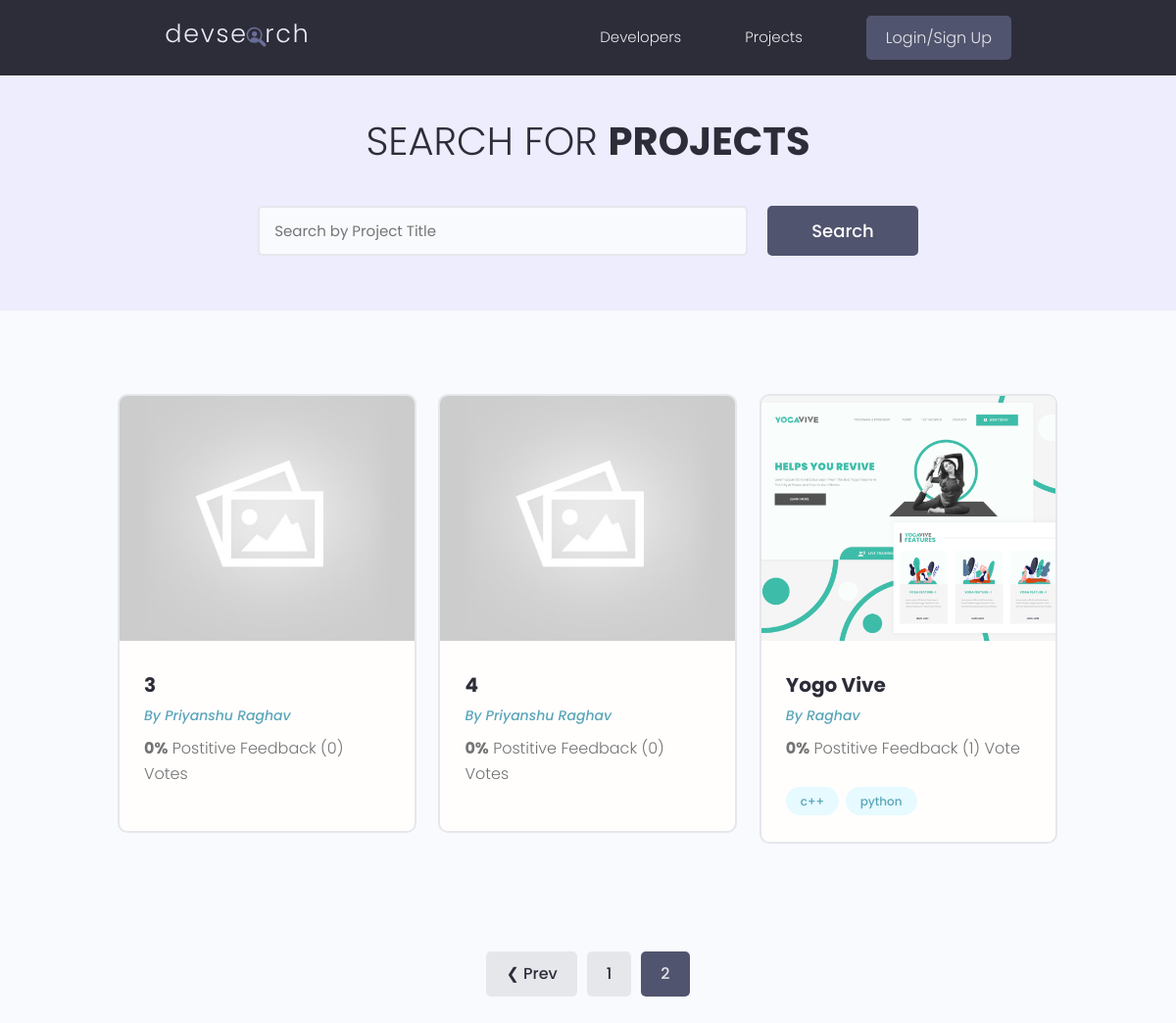
Screenshot of /projects/?page=2 with the database file from the repository.
### projects/models.py (models this page shows, shortened)
class Project(models.Model):
    owner=models.ForeignKey(Profile,on_delete=models.CASCADE,null=True,blank=True)
    title=models.CharField(max_length=200)
    description=models.TextField(null=True,blank=True)
    featured_image=models.ImageField(
        null=True,blank=True,default="default.jpg")
    demo_link=models.CharField(max_length=2000,null=True,blank=True)
    source_link=models.CharField(max_length=2000,null=True,blank=True)
    tags=models.ManyToManyField('Tag',blank=True)
    vote_total=models.IntegerField(default=0,null=True,blank=True)
    vote_ratio=models.IntegerField(default=0,null=True,blank=True)
    created=models.DateTimeField(auto_now_add=True)
    id=models.UUIDField(default=uuid.uuid4,unique=True,primary_key=True,editable=False)
    class Meta:
        ordering=['-vote_ratio','vote_total','title']

class Tag(models.Model):
    name=models.CharField(max_length=200)
    created=models.DateTimeField(auto_now_add=True)
    id=models.UUIDField(default=uuid.uuid4,unique=True,primary_key=True,editable=False)
    def __str__(self):
        return self.name

### users/models.py (models this page shows, shortened)
class Profile(models.Model):
    user=models.OneToOneField(User,on_delete=models.CASCADE,null=True,blank=True)
    name=models.CharField(max_length=200,blank=True,null=True)
    email=models.EmailField(max_length=500,blank=True,null=True)
    user_name=models.CharField(max_length=200,blank=True,null=True)
    location=models.CharField(max_length=200,blank=True,null=True)
    short_intro=models.CharField(max_length=200,blank=True,null=True)
    bio=models.TextField(blank=True,null=True)
    profile_image=models.ImageField(null=True,blank=True,upload_to='profiles/',default="profiles/user-default.png")
    social_github=models.CharField(max_length=200,blank=True,null=True)
    social_twitter=models.CharField(max_length=200,blank=True,null=True)
    social_linkedin=models.CharField(max_length=200,blank=True,null=True)
    social_youtube=models.CharField(max_length=200,blank=True,null=True)
    social_website=models.CharField(max_length=200,blank=True,null=True)
    created=models.DateTimeField(auto_created=True,null=True,blank=True)
    id=models.UUIDField(default=uuid.uuid4,unique=True,primary_key=True,editable=False)

### projects/views.py (the view)
# urls.py: path('projects/',include('projects.urls')),
def projects(request):
    projects,search_query=searchProject(request)
    custom_range,projects=paginateProjects(request,projects,6)
    context={'projects':projects,'search_query':search_query,'custom_range':custom_range}
    return render(request,'projects/projects.html',context)

### projects/utils.py (called while the page is built)
def paginateProjects(request,projects,results):
    page=request.GET.get('page')
    paginator=Paginator(projects, results)
    try:
        projects=paginator.page(page)
    except PageNotAnInteger:
        page=1
        projects=paginator.page(page)
    except EmptyPage:
        page=paginator.num_pages
        projects=paginator.page(page)
    leftIndex=(int(page)-4)
    if leftIndex<1:
        leftIndex=1
    rightIndex=(int(page)+5)
    if rightIndex>paginator.num_pages:
        rightIndex=paginator.num_pages+1
    custom_range=range(leftIndex,rightIndex)
    return custom_range,projects

def searchProject(request):
    search_query=''
    if request.GET.get('search_query'):
        search_query = request.GET.get('search_query')
    tags=Tag.objects.filter(name__icontains=search_query)
    projects=Project.objects.distinct().filter(
        Q(title__icontains=search_query) |
        Q(description__icontains=search_query) |
        Q(owner__name__icontains=search_query) |
        Q(tags__in=tags)
    )
    return projects,search_query

### projects/templates/projects/projects.html (shortened to what this page needs)
{% extends 'main.html'%}
{% block content %}
  <main class="projects">
    <section class="hero-section text-center">
      <div class="container container--narrow">
        <div class="hero-section__box">
          <h2>Search for <span>Projects</span></h2>
        </div>
        <div class="hero-section__search">
          <form id='searchForm 'class="form" action="{% url 'projects' %}" method="get">
            <div class="form__field">
              <input class="input input--text" id="formInput#search" type="text" name="search_query"
                placeholder="Search by Project Title" value="{{search_query}}" />
            </div>
            <input class="btn btn--sub btn--lg" type="submit" value="Search" />
          </form>
        </div>
      </div>
    </section>
    <section class="projectsList">
      <div class="container">
        <div class="grid grid--three">
          {%for project in projects %}
          <div class="column">
            <div class="card project">
              <a href="{%url 'project' project.id%}" class="project">
                <img class="project__thumbnail" src="{{project.featured_image.url}}" alt="project thumbnail" />
                <div class="card__body">
                  <h3 class="project__title">{{project.title}}</h3>
                  <p><a class="project__author" href="{%url 'user-profile' project.owner.id%}">By {{project.owner.name}}</a></p>
                  <p class="project--rating">
                    <span style="font-weight: bold;">{{project.vote_ratio}}%</span> Postitive
                    Feedback ({{project.vote_total}}) Vote{{project.vote_total|pluralize:"s"}}
                  </p>
                  <div class="project__tags">
                    {% for tag in project.tags.all %}
                    <span class="tag tag--pill tag--main">
                      <small>{{tag}}</small>
                    </span>
                    {% endfor %}
                  </div>
                </div>
              </a>
            </div>
          </div>
          {% endfor %}
        </div>
      </div>
    </section>
    {% include 'pagination.html' with queryset=projects custom_range=custom_range %}
  </main>
{% endblock content %}

### static/styles/app.css (style rules this page uses)
:root { --color-sub: #2d2d39; }
.btn--sub { background-color: var(--color-sub-light); }
.card { border: 2px solid var(--color-light); }
img { width: 100%; }
.hero-section { height: 40vh; display: flex; align-items: center; background-color: var(--color-sub); }
.hero-section__box { margin-bottom: 4rem; }
.hero-section__box > h2, .hero-section__box > h2 > span { font-size: 4rem; color: var(--color-light); line-height: 1.3; text-transform: uppercase; }
.hero-section__box > h2 { font-weight: 300; }
.hero-section__box > h2 > span { font-weight: 700; }
.hero-section__search > .form { display: flex; align-items: center; justify-content: center; gap: 2rem; }
.hero-section__search > .form input.input--text { width: 50rem; }
.project__author { font-size: 1.4rem; font-style: italic; }
.project--rating { margin-bottom: 1.6em; margin-top: .5em; }
.projects > .hero-section { background: var(--color-sub-lighter); height: 30vh; }
.projects .hero-section__box { margin-bottom: 2.5rem; }
.projects .hero-section__box > h2 { color: var(--color-sub); }
.projects .hero-section__box > h2 > span { font-weight: 700; color: var(--color-sub); }
.projectsList { margin-top: 8rem; }
.project__thumbnail { height: 25rem; object-fit: cover; object-position: top center; }
.project__title { font-size: 2rem; font-weight: 700; color: var(--color-sub); }

### static/uikit/styles/modules/_variables.css (style rules this page uses)
:root { --color-main: #5aa5b9; --color-main-light: #e6faff; --color-sub: #3f4156; --color-sub-light: #51546e; --color-sub-lighter: #ededfd; --color-text: #737373; --color-gray: #8b8b8b; --color-light: #e5e7eb; --color-light-gray: #767676; --color-bg: #f8fafd; --color-white: #fffefd; --color-white-light: #f3f3f3; --color-success: #359e64; --color-success-bg: #def8e8; --color-error: #fc4b0b; --color-error-bg: #fff2ee; --font-base: 'Poppins', arial, helvetica, 'Segoe UI', roboto, ubuntu, sans-serif; --font-monospace: 'Fira Code', 'Courier New', courier, monospace; --font-regular: 300; --font-medium: 500; --font-bold: 700; --generic-shadow: 1px 1px 5px #00000010; --generic-transition: all 0.3s ease-in-out; }

### static/uikit/styles/modules/_base.css (style rules this page uses)
* { margin: 0; padding: 0; box-sizing: border-box; text-rendering: optimizeLegibility; color: inherit; font-size: inherit; }
html { font-size: 50%; }
@media only screen and (min-width: 480px) { html { font-size: 56.25%; } }
@media only screen and (min-width: 1200px) { html { font-size: 62.5%; } }
body { line-height: 1.6; font-weight: 400; font-size: 1.5rem; color: var(--color-text); background-color: var(--color-bg); min-height: 100vh; }

### static/uikit/styles/modules/_typography.css (style rules this page uses)
* { font-family: var(--font-base); }
h2 { font-size: 3.6rem; font-weight: var(--font-bold); }
h3 { font-size: 3.2rem; font-weight: var(--font-medium); }
p, span, strong { font-size: 1.6rem; color: var(--color-text); font-weight: var(--font-regular); }
a { padding-bottom: 2px; text-decoration: none; display: inline-block; color: var(--color-main); font-weight: var(--font-medium); }

### static/uikit/styles/modules/_utilities.css (style rules this page uses)
.container { width: 92%; max-width: 165rem; margin: 0 auto; box-sizing: border-box; }
.container--narrow { width: 92%; max-width: 120rem; }
@media screen and (min-width: 1000px) { .container { width: 90%; } }
@media screen and (min-width: 1000px) { .container--narrow { width: 85%; } }
@media screen and (min-width: 1200px) { .container { width: 80%; } }
@media screen and (min-width: 1200px) { .container--narrow { width: 72%; } }
.text-center { text-align: center; }

### static/uikit/styles/modules/_button.css (style rules this page uses)
.btn { display: inline-block; position: relative; cursor: pointer; background-color: var(--color-light); font-weight: var(--font-medium); color: var(--color-sub); text-decoration: none; padding: 1rem 2rem; border-radius: 0.5rem; border: none; width: -webkit-fit-content; width: -moz-fit-content; width: fit-content; height: -webkit-fit-content; height: -moz-fit-content; height: fit-content; font-size: 1.6rem; outline-width: 0; outline-color: transparent; -webkit-backface-visibility: hidden; backface-visibility: hidden; transition: all 0.3s ease-in-out; }
.btn--sub { background-color: var(--color-sub); color: var(--color-white); }
.btn--lg { font-size: 1.8rem; padding: 1.2rem 4.5rem; }

### static/uikit/styles/modules/_card.css (style rules this page uses)
.card { border-radius: 1rem; background-color: var(--color-white); border: 1.5px solid var(--color-light); width: auto; height: auto; margin-top: 0.5rem; margin-bottom: 0.5rem; overflow: hidden; }
.card__body, .card__header { padding: 2rem 2.5rem; }

### rows the page displays
Project: featured_image (placeholder picture), title "3", owner.name "Priyanshu Raghav", vote_ratio "0", vote_total "0"
Project: featured_image (placeholder picture), title "4", owner.name "Priyanshu Raghav", vote_ratio "0", vote_total "0"
Project: featured_image (picture), title "Yogo Vive", owner.name "Raghav", vote_ratio "0", vote_total "1"
Tag: name "c++"
Tag: name "python"

### other values shown
{{ page }} "1"
{{ page }} "2"
